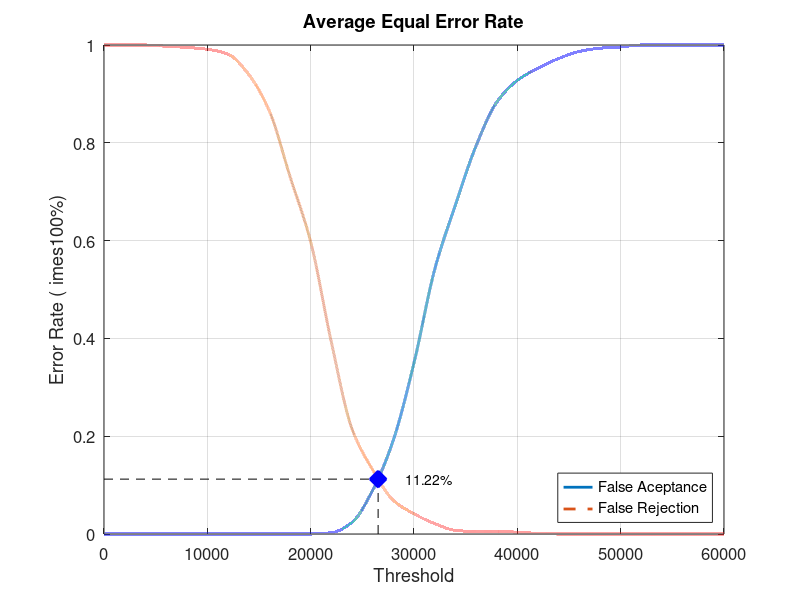
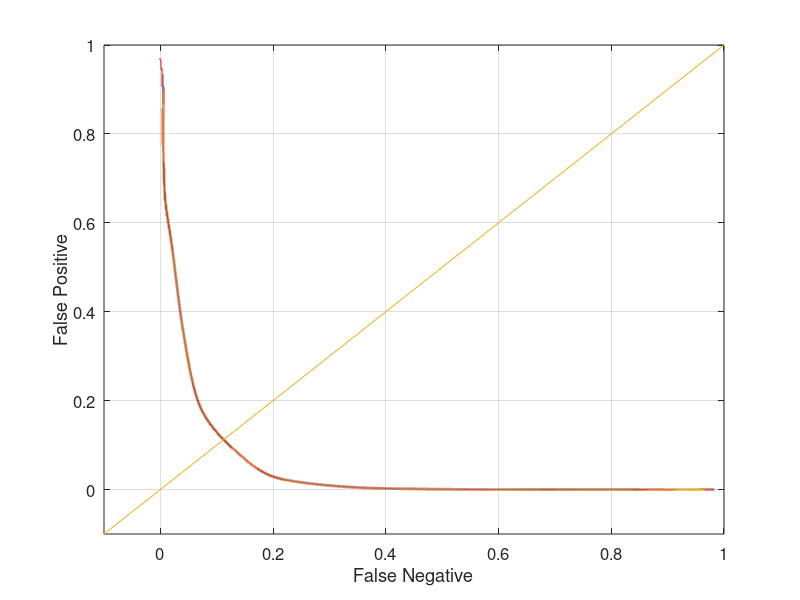

MATLAB code to generate these figures, in order:
close all;
clear;
clc;
x = 0:2000:60000;
xq = 0:0.5:60000;

y0 = [0 0 0 0 0 0 0 0 0 0 0 0.00263158 0.0236842 0.0894737 0.192105 0.35 0.540789 0.672368 0.793421 0.882895 0.927632 0.952632 0.972368 0.986842 0.993421 0.996053 1 1 1 1 1]
yy0 = interp1(x, y0, xq, 'pchip');
y1 = [1 1 1 0.9975 0.995 0.99125 0.98125 0.94 0.865 0.73125 0.5975 0.3925 0.215 0.13125 0.06875 0.04125 0.02125 0.0075 0.005 0.005 0.00375 0.00125 0 0 0 0 0 0 0 0 0]
yy1 = interp1(x, y1, xq, 'pchip');

% Calculating EER: 
y2 = abs(y0 - y1);
find(y2 == min(y2))
yy2 = abs(yy0 - yy1);
xEER = find(yy2 == min(yy2));
xEERIndex = xq(xEER) % X-axis EER
yEER = yy0(xEER) % Y-axis EER

main = figure
plot(xq, yy0,'-','LineWidth', 2);	hold on
plot(xq, yy1,'--','LineWidth', 2);	hold on
plot([xEERIndex xEERIndex], [0 yEER], 'k--');	hold on
plot([0 xEERIndex], [yEER yEER], 'k--');	hold on
plot(xEERIndex, yEER, 'bx', 'LineWidth', 10);	hold on
text(xEERIndex + 10 * xEERIndex / 100, yEER, [num2str(round((10000 * yEER)) / 100) '%'])
legend('False Aceptance', 'False Rejection', 'Location', 'SouthEast')
xlabel('Threshold')
ylabel('Error Rate (	imes100%)')
title('Average Equal Error Rate')
set(gca, 'FontSize', 12)
axis([0 60000 0 1])
grid on

print(main, 'Experiment2AverageMain', '-dpng');
FNRxFPR = figure('Color', [1 1 1]);
plot(yy1, yy0, '-', yy1, yy0, 'LineWidth', 2);
hold on
y = -0.1:0.1:1
plot(y, y); 
set(gca, 'FontSize', 12)
xlabel('False Negative')
ylabel('False Positive')
axis([-0.1 1 -0.1 1])
set(gca, 'FontSize', 12)
grid on

print(FNRxFPR, 'Experiment2AverageFNRxFPR','-dpng');
